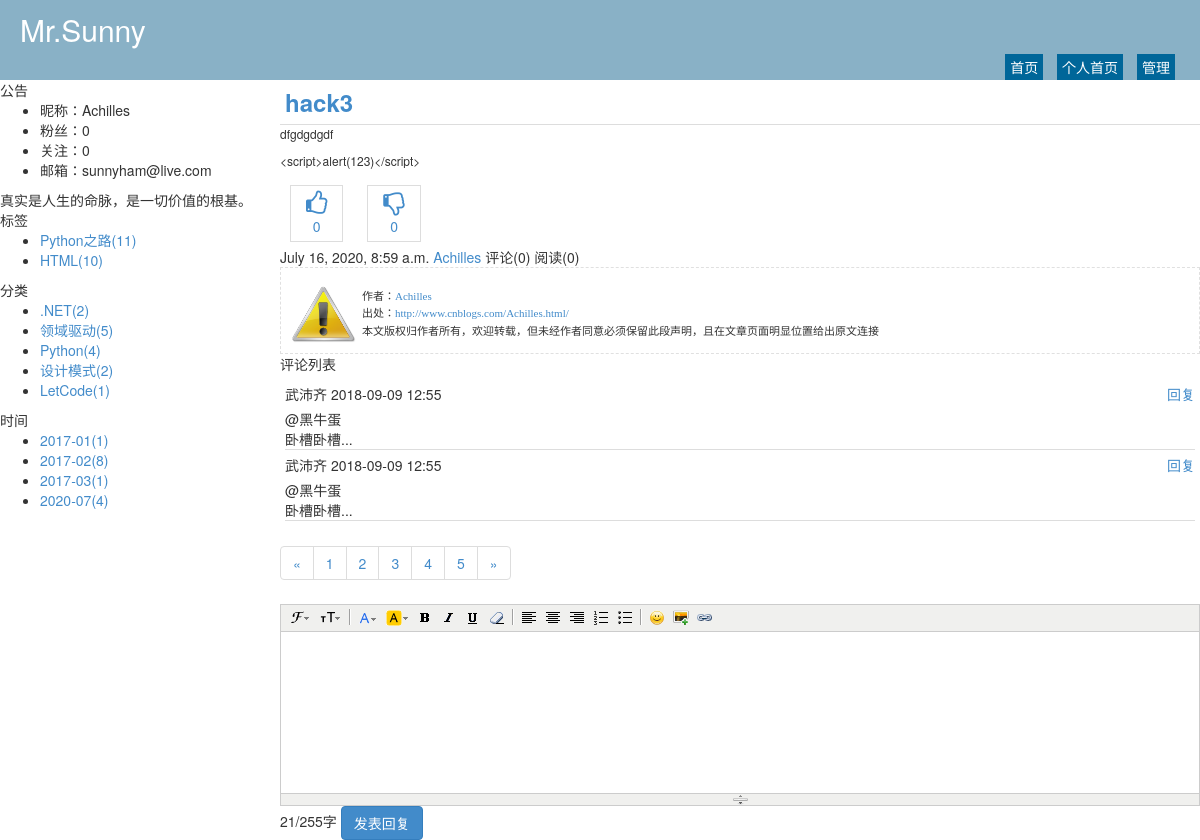
The page /Achilles/17.html on the database its author committed.
### repository/models.py (models this page shows)
class Blog(models.Model):
    nid = models.BigAutoField(primary_key=True)
    title = models.CharField(verbose_name='个人博客标题', max_length=64)
    site = models.CharField(verbose_name='个人博客前缀', max_length=32, unique=True)
    theme = models.CharField(verbose_name='博客主题', max_length=32)
    user = models.OneToOneField(to='UserInfo', on_delete=models.CASCADE, to_field='nid')

class UserInfo(models.Model):
    nid = models.BigAutoField(primary_key=True)
    username = models.CharField(verbose_name='用户名', max_length=32, unique=True)
    password = models.CharField(verbose_name='密码', max_length=64)
    nickname = models.CharField(verbose_name='昵称', max_length=32)
    email = models.EmailField(verbose_name='邮箱', unique=True)
    avatar = models.ImageField(verbose_name='头像')
    create_time = models.DateTimeField(verbose_name='创建时间', auto_now_add=True)
    fans = models.ManyToManyField(verbose_name='粉丝们',
                                  to='UserInfo',
                                  through='UserFans',
                                  related_name='f',
                                  through_fields=('user', 'follower'))

class Tag(models.Model):
    nid = models.AutoField(primary_key=True)
    title = models.CharField(verbose_name='标签名称', max_length=32)
    blog = models.ForeignKey(verbose_name='所属博客', on_delete=models.CASCADE, to='Blog', to_field='nid')

class Category(models.Model):
    nid = models.AutoField(primary_key=True)
    title = models.CharField(verbose_name='分类标题', max_length=32)
    blog = models.ForeignKey(verbose_name='所属博客', on_delete=models.CASCADE, to='Blog', to_field='nid')

class Article(models.Model):
    nid = models.BigAutoField(primary_key=True)
    title = models.CharField(verbose_name='文章标题', max_length=128)
    summary = models.CharField(verbose_name='文章简介', max_length=255)
    read_count = models.IntegerField(default=0)
    comment_count = models.IntegerField(default=0)
    up_count = models.IntegerField(default=0)  #点赞个数
    down_count = models.IntegerField(default=0)  # 踩的个数
    create_time = models.DateTimeField(verbose_name='创建时间', auto_now_add=True)
    blog = models.ForeignKey(verbose_name='所属博客', on_delete=models.CASCADE, to='Blog', to_field='nid')
    category = models.ForeignKey(verbose_name='文章类型', on_delete=models.CASCADE, to='Category', to_field='nid', null=True)
    type_choices = [
        (1, "Python"),
        (2, "Linux"),
        (3, "OpenStack"),
        (4, "GoLang"),
    ]
    article_type_id = models.IntegerField(choices=type_choices, default=None)
    tags = models.ManyToManyField(
        to="Tag",
        through='Article2Tag',
        through_fields=('article', 'tag'),
    )

class ArticleDetail(models.Model):
    content = models.TextField(verbose_name='文章内容', )
    article = models.OneToOneField(verbose_name='所属文章', on_delete=models.CASCADE, to='Article', to_field='nid')

### web/views/home.py (the view)
# urls.py: url(r'^(?P<site>\w+)/(?P<nid>\d+).html$', home.detail),
def detail(request, site, nid):
    blog = models.Blog.objects.filter(site=site).select_related('user').first()
    tag_list = models.Tag.objects.filter(blog=blog)
    category_list = models.Category.objects.filter(blog=blog)
    date_list = models.Article.objects.raw(
        'select nid, count(nid) as num,strftime("%Y-%m",create_time) as ctime from repository_article group by strftime("%Y-%m",create_time)')
    article = models.Article.objects.filter(blog=blog, nid=nid).select_related('category', 'articledetail').first()
    comment_list = models.Comment.objects.filter(article=article).select_related('reply')
    return render(
        request,
        'home_detail.html',
        {
            'blog': blog,
            'article': article,
            'comment_list': comment_list,
            'tag_list': tag_list,
            'category_list': category_list,
            'date_list': date_list,
        }
    )

### templates/home_detail.html (shortened to what this page needs)
{% extends 'home_layout.html' %}
{% block css %}
    <link rel="stylesheet" href="/static/plugins/kindeditor/themes/default/default.css"/>
{% endblock %}
{% block content %}
    <div class="art-title">
        <a>{{ article.title }}</a>
    </div>
    <div class="art-content">
        {{ article.articledetail.content|safe }}
    </div>
    <div class="art-recommend clearfix">
        <div class="recommend">
            <a href="#" class="up"
               style="margin: 5px 10px;display: inline-block;padding: 5px 15px;border: 1px solid #dddddd;text-align: center;">
                <i class="fa fa-thumbs-o-up fa-3" aria-hidden="true" style="font-size: 25px"></i>
                <div>{{ article.up_count }}</div>
            </a>
            <a href="#" class="down"
               style="margin: 5px 30px 5px 10px;display: inline-block;padding: 5px 15px;border: 1px solid #dddddd;text-align: center;">
                <i class="fa fa-thumbs-o-down fa-3" aria-hidden="true" style="font-size: 25px"></i>
                <div>{{ article.down_count }}</div>
            </a>
        </div>
    </div>
    <div class="art-tips clearfix">
        <div class="tips">
            <span class="ctime">{{ article.create_time }}</span>
            <a class="author">{{ blog.user.nickname }}</a>
            <span class="comment-count">评论({{ article.comment_count }})</span>
            <span class="read-count">阅读({{ article.read_count }})</span>
        </div>
    </div>
    <div id="AllanboltSignature">
        <div style="border-bottom: #e0e0e0 1px dashed; border-left: #e0e0e0 1px dashed; padding: 10px; font-family: 微软雅黑; font-size: 11px; border-top: #e0e0e0 1px dashed; border-right: #e0e0e0 1px dashed; "
             id="PSignature">
            <div style="float:left;width:70px;">
                <img src="/static/imgs/o_Warning.png" style="width:65px;height:65px">
            </div>
            <div style="float:left;padding-top:10px;">
                <div style="padding: 1px">作者：<a href="http://www.cnblogs.com/wupeiqi/"
                                                target="_blank">{{ blog.user.nickname }}</a></div>
                <div style="padding: 1px">出处：<a href="http://www.cnblogs.com/wupeiqi/" target="_blank">http://www.cnblogs.com/{{ blog.site }}.html/</a>
                </div>
                <div style="padding: 1px">本文版权归作者所有，欢迎转载，但未经作者同意必须保留此段声明，且在文章页面明显位置给出原文连接</div>
            </div>
        </div>
    </div>
    <div class="art-comment">
        <div class="comment-title">
            评论列表
        </div>
        <div class="comment-list">
            <div class="comment-item">
                <div class="reply-title clearfix">
                    <div class="user-info">
                        <span>武沛齐</span>
                        <span>2018-09-09 12:55</span>
                    </div>
                    <div class="reply">
                        <a href="#">回复</a>
                    </div>
                </div>
                <div class="reply-body">
                    <div class="reply-user">@黑牛蛋</div>
                    <div class="content">
                        卧槽卧槽...
                    </div>
                </div>
            </div>
            <div class="comment-item">
                <div class="reply-title clearfix">
                    <div class="user-info">
                        <span>武沛齐</span>
                        <span>2018-09-09 12:55</span>
                    </div>
                    <div class="reply">
                        <a href="#">回复</a>
                    </div>
                </div>
                <div class="reply-body">
                    <div class="reply-user">@黑牛蛋</div>
                    <div class="content">
                        卧槽卧槽...
                    </div>
                </div>
            </div>
        </div>
        <div class="comment-list-pager">
            <ul class="pagination">
                <li><a href="#">&laquo;</a></li>
                <li><a href="#">1</a></li>
                <li><a href="#">2</a></li>
                <li><a href="#">3</a></li>
                <li><a href="#">4</a></li>
                <li><a href="#">5</a></li>
                <li><a href="#">&raquo;</a></li>
            </ul>
        </div>
        <div class="comment-area">
            <div class="reply-area" style="position: relative;">
            </div>
            <div>
                <div class="reply-btn">
                    <span><span>21</span>/255字</span>
                    <a class="btn btn-primary">发表回复</a>
                </div>
            </div>
        </div>
    </div>
{% endblock %}

### templates/home_layout.html (shortened to what this page needs)
<!DOCTYPE html>
<html>
<head lang="en">
    <link rel="stylesheet" href="/static/plugins/bootstrap/css/bootstrap.css"/>
    <link rel="stylesheet" href="/static/plugins/font-awesome/css/font-awesome.css"/>
    <link rel="stylesheet" href="/static/css/edmure.css"/>
    <link rel="stylesheet" href="/static/css/commons.css"/>
    <link rel="stylesheet" href="/static/css/row-avatar.css"/>
    <link rel="stylesheet" href="/static/css/theme/{{ blog.theme }}.css"/>
    {% block css %}{% endblock %}
</head>
<body>
<div class="pg-header">
    <div class="title">{{ blog.title }}</div>
    <div class="menu-list">
        <a class="menu-item" href="/">首页</a>
        <a class="menu-item" href="/{{ blog.site }}.html">个人首页</a>
        <a class="menu-item" href="/backend/index.html">管理</a>
    </div>
</div>
<div class="pg-body">
    <div class="body-menu">
        <div class="notice">
            <div class="notice-header">公告</div>
            <div class="notice-body">
                <ul>
                    <li>昵称：{{ blog.user.nickname }}</li>
                    <li>粉丝：{{ blog.user.fans.count }}</li>
                    <li>关注：{{ blog.user.f.count }}</li>
                    <li>邮箱：{{ blog.user.email }}</li>
                </ul>
                <div class="memo">
                    真实是人生的命脉，是一切价值的根基。
                </div>
            </div>
        </div>
        <div class="tags">
            <div class="tags-header">标签</div>
            <div class="tags-body">
                <ul>
                    {% for tag in tag_list %}
                        <li><a href="/{{ blog.site }}/tag/{{ tag.nid }}.html">{{ tag.title }}({{ tag.article_set.count }})</a></li>
                    {% endfor %}
                </ul>
            </div>
        </div>
        <div class="types">
            <div class="types-header">分类</div>
            <div class="types-body">
                <ul>
                    {% for tag in category_list %}
                        <li><a href="/{{ blog.site }}/category/{{ tag.nid }}.html">{{ tag.title }}({{ tag.article_set.count }})</a></li>
                    {% endfor %}
                </ul>
            </div>
        </div>
        <div class="dates">
            <div class="dates-header">时间</div>
            <div class="dates-body">
                <ul>
                    {% for tag in date_list %}
                        <li><a href="/{{ blog.site }}/date/{{ tag.ctime }}.html">{{ tag.ctime}}({{ tag.num}})</a></li>
                    {% endfor %}
                </ul>
            </div>
        </div>
    </div>
    <div class="body-content">
        {% block content %}{% endblock %}
    </div>
</div>
</body>
</html>

### static/css/commons.css (style rules this page uses)
img { border: 0; }

### static/css/theme/default.css (style rules this page uses)
.pg-header { height: 80px; background-color: #89b1c6; position: relative; color: #ffffff; }
.pg-header .title { font-size: 30px; line-height: 60px; margin-left: 20px; }
.pg-header .menu-list { position: absolute; bottom: 0; right: 20px; }
.pg-header .menu-list a { color: #ffffff; display: inline-block; padding: 3px 5px; margin: 0 5px; background-color: #006699; }
.pg-body { min-width: 980px; position: relative; }
.pg-body .body-menu { position: absolute; left: 0; width: 280px; }
.pg-body .body-content { position: absolute; right: 0; left: 280px; overflow: scroll; }
.pg-body .body-content .art-title { font-size: 24px; font-weight: bold; border-bottom: 1px solid #dddddd; padding: 5px; }
.pg-body .body-content .art-content { font-size: 12px; }
.pg-body .body-content .art-comment .comment-list { padding: 5px; }
.pg-body .body-content .art-comment .comment-list .comment-item { border-bottom: 1px solid #dddddd; }
.pg-body .body-content .art-comment .comment-list .reply-title { margin: 5px 0; }
.pg-body .body-content .art-comment .comment-list .reply-title .user-info { float: left; }
.pg-body .body-content .art-comment .comment-list .reply-title .reply { float: right; }

### rows shown on the page
Blog: title "Mr.Sunny", user.nickname "Achilles", user.fans.count "0", user.f.count "0", user.email "sunnyham@live.com", site "Achilles"
Tag: title "Python之路", article_set.count "11"
Tag: title "HTML", article_set.count "10"
Category: title ".NET", article_set.count "2"
Category: title "领域驱动", article_set.count "5"
Category: title "Python", article_set.count "4"
Category: title "设计模式", article_set.count "2"
Category: title "LetCode", article_set.count "1"
Article: ctime "2017-01", num "1"
Article: ctime "2017-02", num "8"
Article: ctime "2017-03", num "1"
Article: ctime "2020-07", num "4"
Article: title "hack3", articledetail.content "dfgdgdgdf <script>alert(123)< / script>", up_count "0", down_count "0", create_time "July 16, 2020, 8:59 a.m.", comment_count "0", read_count "0"
